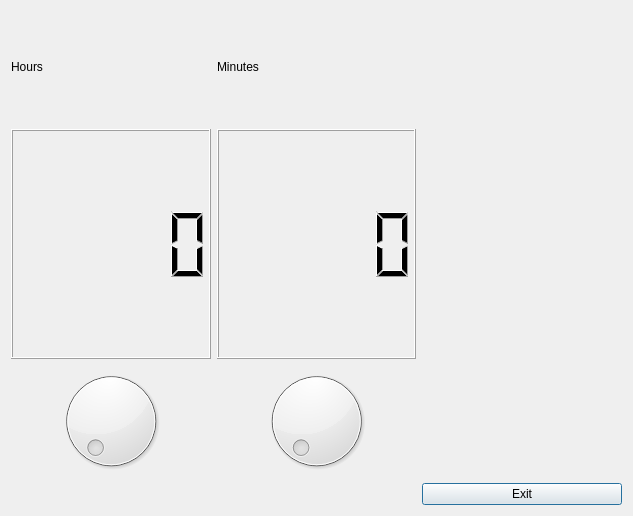
<?xml version="1.0" encoding="UTF-8"?>
<ui version="4.0">
 <class>Dialog</class>
 <widget class="QDialog" name="Dialog">
  <property name="geometry">
   <rect>
    <x>0</x>
    <y>0</y>
    <width>633</width>
    <height>516</height>
   </rect>
  </property>
  <property name="windowTitle">
   <string>Dialog</string>
  </property>
  <layout class="QGridLayout" name="gridLayout">
   <item row="1" column="0" rowspan="2">
    <widget class="QLCDNumber" name="lcdHour"/>
   </item>
   <item row="0" column="1">
    <widget class="QLabel" name="label_2">
     <property name="text">
      <string>Minutes</string>
     </property>
    </widget>
   </item>
   <item row="5" column="2">
    <widget class="QPushButton" name="buttonExit">
     <property name="text">
      <string>Exit</string>
     </property>
    </widget>
   </item>
   <item row="0" column="0">
    <widget class="QLabel" name="label">
     <property name="text">
      <string>Hours</string>
     </property>
    </widget>
   </item>
   <item row="4" column="0">
    <widget class="QDial" name="dialHour"/>
   </item>
   <item row="4" column="1">
    <widget class="QDial" name="dialMin"/>
   </item>
   <item row="1" column="1" rowspan="2">
    <widget class="QLCDNumber" name="lcdMin"/>
   </item>
  </layout>
 </widget>
 <resources/>
 <connections/>
</ui>
